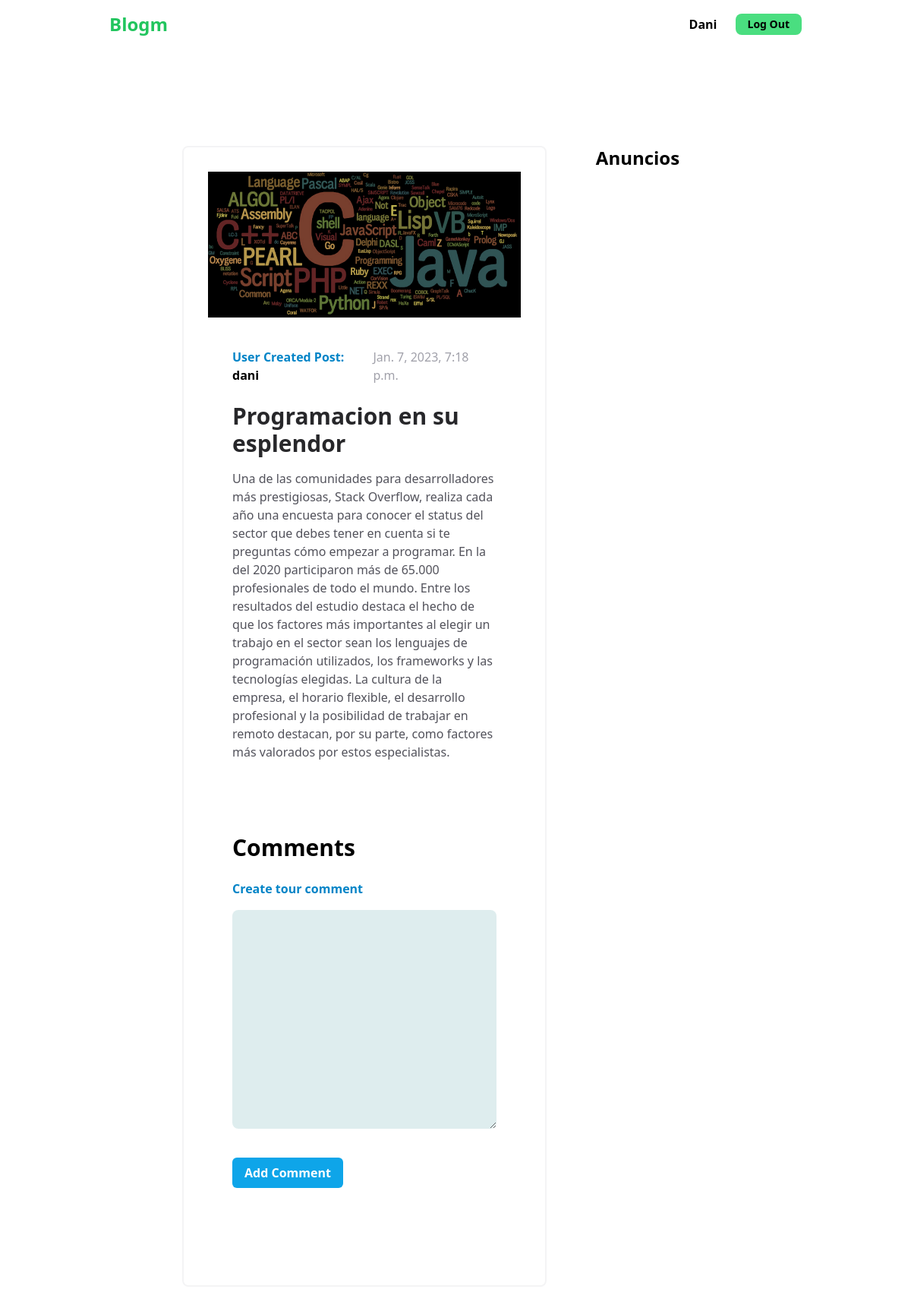
The app's page /blog/post/2 (signed in) with its own data.
### unauthourized/models.py (models this page shows, shortened)
class Post(models.Model):
    user = models.ForeignKey(User, on_delete=models.CASCADE, null=True, blank=True)
    title = models.CharField(max_length=200)
    image = models.ImageField(upload_to='posts/images')
    content = models.TextField()
    created = models.DateTimeField(auto_now_add=True)
    class Meta:
        ordering = ['created']

### authenticated/views.py (the view)
# urls.py: path('post/<int:pk>', PostDetail.as_view(), name="post"),
class PostDetail(LoginRequiredMixin, DetailView):
    model = Post
    context_object_name = 'post'
    template_name = 'postDetail.html'

### templates/postDetail.html (shortened to what this page needs)
{% load static %}
{% include 'partials/layout.html' %}
{% block content %}
    {% include 'partials/menuBlog.html' %}
    <div class="w-full  py-48 px-60 grid grid-cols-3">
        <div class="col-span-2 p-8  h-auto border-2 border-zinc-100 rounded-lg">
            <img src="{{ post.image.url}}" alt="{{post.title}}" class="w-full h-48" >
            <div class="p-8">
                <div class="flex justify-between items-center">
                    <p class="font-bold"><span class="text-sky-600">User Created Post: </span>{{ post.user.username }}</p>
                    <p class="text-zinc-400 my-2">{{ post.created }}</p>
                </div>
                <h3 class="font-bold text-3xl text-zinc-800 my-4">{{ post.title }}</h3>
                <p class="text-zinc-600 my-2">{{ post.content }}</p>
            </div>
            <div class="my-6 p-8">
                <h1 class="text-3xl font-bold">Comments</h1>
                <div class="my-6">
                    <h3 class="text-sky-600 font-bold">Create tour comment</h3>
                    <form action="">
                        <textarea name="content" id="content" class="my-4 w-full outline-none rounded-lg p-6" rows="10"></textarea>
                        <button class="my-4 bg-sky-500 rounded-md font-bold text-white py-2 px-4">Add Comment</button>
                    </form>
                </div>
            </div>
        </div>
                    <div>
                        <p class="text-center text-2xl font-bold">Anuncios</p>
        </div>
    </div>
{% endblock content %}

### templates/partials/menuBlog.html (shortened to what this page needs)
<header class="w-full py-4 pl-36 pr-36 flex justify-between items-center fixed top-0">
    <h1 class="text-2xl font-bold text-green-500">Blogm</h1>
    <nav class="flex gap-x-4 items-center font-bold">
        <p class="flex items-center">
            {{ request.user|title }}
        </p>
        <a href="{% url 'logout' %}">
            <button class="py-1 font-bold px-4 bg-green-400 text-sm ml-2 rounded-lg hover:bg-green-500">Log Out</button>
        </a>
    </nav>
</header>

### static/css/style.css (style rules this page uses)
* { margin: 0; padding: 0; box-sizing: border-box; }
.form-generic input, textarea, select { width: 100%; background-color: #deedee !important; padding: 10px 20px !important: outline: none !important; border: 1px solid #ddd !important: border-radius: 5px !important; }

### records on screen
Post: image (picture), user.username "dani", created "Jan. 7, 2023, 7:18 p.m.", title "Programacion en su esplendor", content "Una de las comunidades para desarrolladores más prestigiosas, Stack Overflow, realiza cada año una encuesta para conocer el status del sector que debes tener en cuenta si te preguntas cómo empezar a programar. En la del 2020 participaron más de 65.000 profesionales de todo el mundo. Entre los resultados del estudio destaca el hecho de que los factores más importantes al elegir un trabajo en el sector sean los lenguajes de programación utilizados, los frameworks y las tecnologías elegidas. La cultura de la empresa, el horario flexible, el desarrollo profesional y la posibilidad de trabajar en remoto destacan, por su parte, como factores más valorados por estos especialistas."

### other values on screen
{{ request.user|title }} "Dani"
